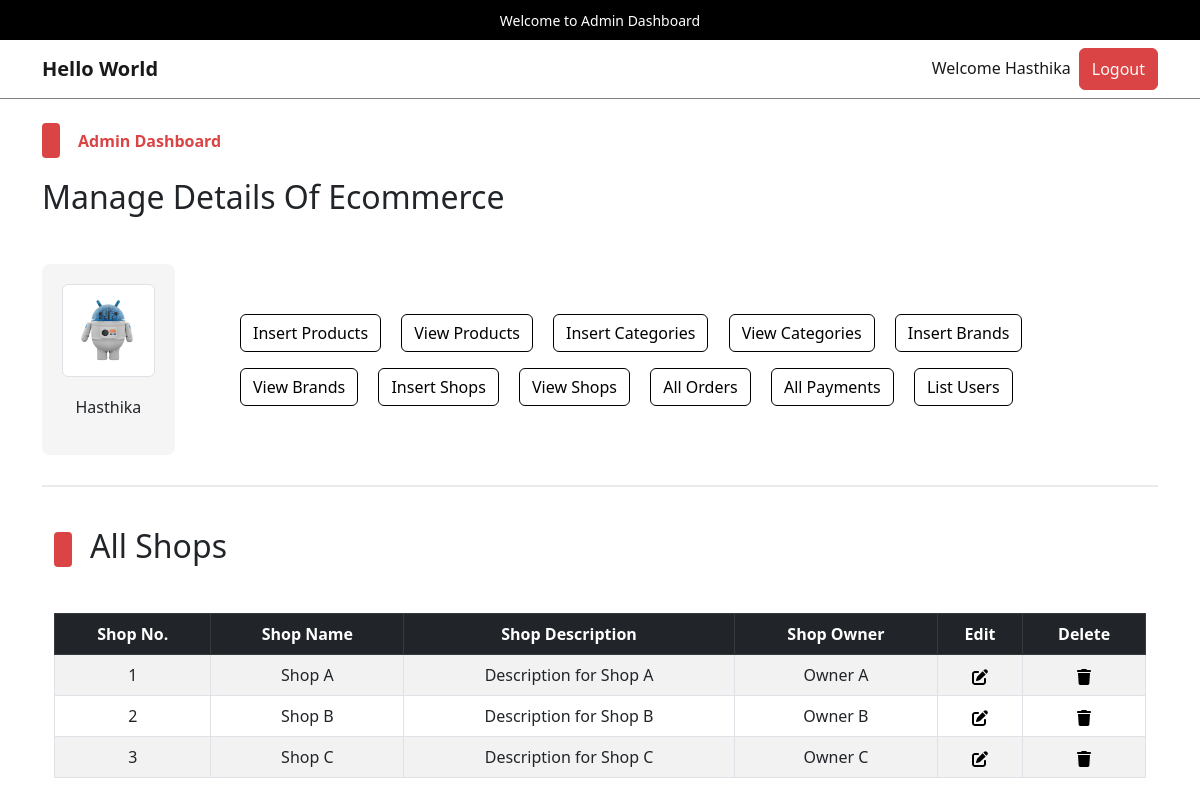
The page /admin/index.php?view_shops (signed in) on the database its author committed.
### tables this page shows
CREATE TABLE `admin_table` (
  `admin_id` int(11) NOT NULL,
  `admin_name` varchar(100) NOT NULL,
  `admin_email` varchar(200) NOT NULL,
  `admin_image` varchar(255) NOT NULL,
  `admin_password` varchar(255) NOT NULL
);

CREATE TABLE `shops` (
  `shop_id` int(11) NOT NULL,
  `shop_name` varchar(100) NOT NULL,
  `shop_description` varchar(255) NOT NULL,
  `shop_owner` varchar(100) NOT NULL
);

### admin/view_shops.php (the view, shortened to what this page needs)
<!DOCTYPE html>
<html lang="en">
<head>
</head>
<body>
    <div class="container">
        <div class="categ-header">
            <div class="sub-title">
                <span class="shape"></span>
                <h2>All Shops</h2>
            </div>
        </div>
        <div class="table-data">
            <table class="table table-bordered table-hover table-striped text-center">
                <thead class="table-dark">
                    <tr>
                        <th>Shop No.</th>
                        <th>Shop Name</th>
                        <th>Shop Description</th>
                        <th>Shop Owner</th>
                        <th>Edit</th>
                        <th>Delete</th>
                    </tr>
                </thead>
                <tbody>
                    <?php
                    $get_shop_query = "SELECT * FROM `shops`";
                    $get_shop_result = mysqli_query($con, $get_shop_query);
                    $id_number = 1;
                    while ($row_fetch_shops = mysqli_fetch_array($get_shop_result)) {
                        $shop_id = $row_fetch_shops['shop_id'];
                        $shop_name = $row_fetch_shops['shop_name'];
                        $shop_description = $row_fetch_shops['shop_description'];
                        $shop_owner = $row_fetch_shops['shop_owner'];
                        echo "
                            <tr>
                            <td>$id_number</td>
                            <td>$shop_name</td>
                            <td>$shop_description</td>
                            <td>$shop_owner</td>
                            <td>
                                <a href='index.php?edit_shop=$shop_id'>
                                </a>
                            </td>
                            <td>
                                <a href='index.php?delete_shop=$shop_id' data-bs-toggle='modal' data-bs-target='#deleteModal_$shop_id'>
                                </a>
                                <div class='modal fade' id='deleteModal_$shop_id' tabindex='-1' aria-labelledby='deleteModal_$shop_id.Label' aria-hidden='true'>
                                                            <a class='text-light' href='index.php?delete_shop=$shop_id'>
                                                                Delete $shop_name
                                                            </a>
                                </div>
                            </td>
                        </tr>
                            ";
                        $id_number++;
                    }
                    ?>
                </tbody>
            </table>
        </div>
    </div>
</body>
</html>

### admin/index.php (shortened to what this page needs)
<?php
    include('../functions/common_functions.php');
    if(isset($_SESSION['admin_username'])){
        $admin_name = $_SESSION['admin_username'];
        $get_admin_data = "SELECT * FROM `admin_table` WHERE admin_name = '$admin_name'";
        $get_admin_result = mysqli_query($con,$get_admin_data);
        $row_fetch_admin_data = mysqli_fetch_array($get_admin_result);
        $admin_name = $row_fetch_admin_data['admin_name'];
        $admin_image = $row_fetch_admin_data['admin_image'];
    }else{
        echo "<script>window.open('./admin_login.php','_self');</script>";
    }
?>
<!DOCTYPE html>
<html lang="en">
<head>
    <link rel="stylesheet" href="../assets/css/bootstrap.css" />
    <link rel="stylesheet" href="../assets/css/main.css" />
</head>
<body>
    <div class="upper-nav primary-bg p-2 px-3 text-center text-break">
        <span>Welcome to Admin Dashboard</span>
    </div>
    <nav class="navbar navbar-expand-lg navbar-light bg-light">
        <div class="container">
            <a class="navbar-brand fw-bold" href="#">Hello World</a>
            <div class="collapse navbar-collapse" id="navbarSupportedContentad">
                <ul class="navbar-nav ms-auto mb-2 mb-lg-0">
                    <li class="nav-item">
                        <a class="nav-link active" aria-current="page" href="#">Welcome <?php echo $admin_name;?></a>
                    </li>
                    <li class="nav-item">
                    <button class="btn btn-primary p-0 px-1">
                            <a href="./admin_logout.php" class="nav-link text-light">Logout</a>
                        </button>
                    </li>
                </ul>
            </div>
        </div>
    </nav>
    <div class="control">
        <div class="container pt-4 pb-0">
            <div class="categ-header">
                <div class="sub-title">
                    <span class="shape"></span>
                    <span class="title">Admin Dashboard</span>
                </div>
                <h2>Manage Details Of Ecommerce</h2>
            </div>
            <div class="row align-items-center">
                <div class="col-md-2">
                    <div class="admin-image">
                        <a href="./index.php"><img src="./admin_images/<?php echo $admin_image;?>" class="img-thumbnail" alt="Admin Photo"></a>
                        <p><?php echo $admin_name;?></p>
                    </div>
                </div>
                <div class="col-md-10">
                    <div class="buttons">
                        <button class="btn btn-outline-primary m-2">
                            <a href="./insert_product.php" class="nav-link">Insert Products</a>
                        </button>
                        <button class="btn btn-outline-primary m-2">
                            <a href="index.php?view_products" class="nav-link">View Products</a>
                        </button>
                        <button class="btn btn-outline-primary m-2">
                            <a href="index.php?insert_category" class="nav-link">Insert Categories</a>
                        </button>
                        <button class="btn btn-outline-primary m-2">
                            <a href="index.php?view_categories" class="nav-link">View Categories</a>
                        </button>
                        <button class="btn btn-outline-primary m-2">
                            <a href="index.php?insert_brand" class="nav-link">Insert Brands</a>
                        </button>
                        <button class="btn btn-outline-primary m-2">
                            <a href="index.php?view_brands" class="nav-link">View Brands</a>
                        </button>
                        <button class="btn btn-outline-primary m-2">
                            <a href="index.php?insert_shops" class="nav-link">Insert Shops</a>
                        </button>
                        <button class="btn btn-outline-primary m-2">
                            <a href="index.php?view_shops" class="nav-link">View Shops</a>
                        </button>
                        <button class="btn btn-outline-primary m-2">
                            <a href="index.php?list_orders" class="nav-link">All Orders</a>
                        </button>
                        <button class="btn btn-outline-primary m-2">
                            <a href="index.php?list_payments" class="nav-link">All Payments</a>
                        </button>
                        <button class="btn btn-outline-primary m-2">
                            <a href="index.php?list_users" class="nav-link">List Users</a>
                        </button>
                    </div>
                </div>
            </div>
        </div>
    </div>
    <div class="container">
        <div class="divider"></div>
    </div>
    <div class="change-page">
        <div class="container">
            <?php
            if(isset($_GET['view_shops'])){
                include('./view_shops.php');
            }
            ?>
        </div>
    </div>
</body>
</html>

### assets/css/main.css (style rules this page uses)
* { -webkit-box-sizing: border-box; -moz-box-sizing: border-box; box-sizing: border-box; margin: 0; padding: 0; }
html { scroll-behavior: smooth; }
a { text-decoration: none; color: #000000; cursor: pointer; }
button, input[type="submit"] { cursor: pointer; }
ul { list-style: none; }
.primary-bg { background-color: #000; }
.divider { background-color: #eaeaea; height: 1.5px; width: 100%; margin-top: 30px; margin-bottom: 40px; }
.container .categ-header { display: flex; flex-direction: column; gap: 20px; margin-bottom: 40px; }
.container .categ-header .sub-title { display: flex; flex-direction: row; gap: 18px; align-items: center; }
.container .categ-header .sub-title span:nth-of-type(1) { width: 18px; height: 35px; background-color: #DB4444; border-radius: 4px; -webkit-border-radius: 4px; -moz-border-radius: 4px; -ms-border-radius: 4px; -o-border-radius: 4px; }
.shape { display: inline-block; width: 18px; height: 35px; background-color: #DB4444; border-radius: 4px; -webkit-border-radius: 4px; -moz-border-radius: 4px; -ms-border-radius: 4px; -o-border-radius: 4px; }
.container .categ-header .sub-title span:nth-of-type(2) { color: #DB4444; font-weight: bold; }
.upper-nav span { color: #ffffff; font-size: 14px; }
.bg-light { background-color: #ffffff !important; border-bottom: 1px solid #7D8184; }
.control .container .row .admin-image { width: 80%; background-color: #F5F5F5; padding: 20px; display: flex; flex-direction: column; gap:18px; align-items: center; border-radius: 8px; -webkit-border-radius: 8px; -moz-border-radius: 8px; -ms-border-radius: 8px; -o-border-radius: 8px; }
.control .container .row .admin-image img { width: 100%; }
.control .container .row .buttons a.nav-link { transition: 0s; -webkit-transition: 0s; -moz-transition: 0s; -ms-transition: 0s; -o-transition: 0s; }
td { vertical-align: middle; }

### rows shown on the page
admin_table: admin_name "Hasthika", admin_image (picture)
shops: shop_name "Shop A", shop_description "Description for Shop A", shop_owner "Owner A"
shops: shop_name "Shop B", shop_description "Description for Shop B", shop_owner "Owner B"
shops: shop_name "Shop C", shop_description "Description for Shop C", shop_owner "Owner C"
